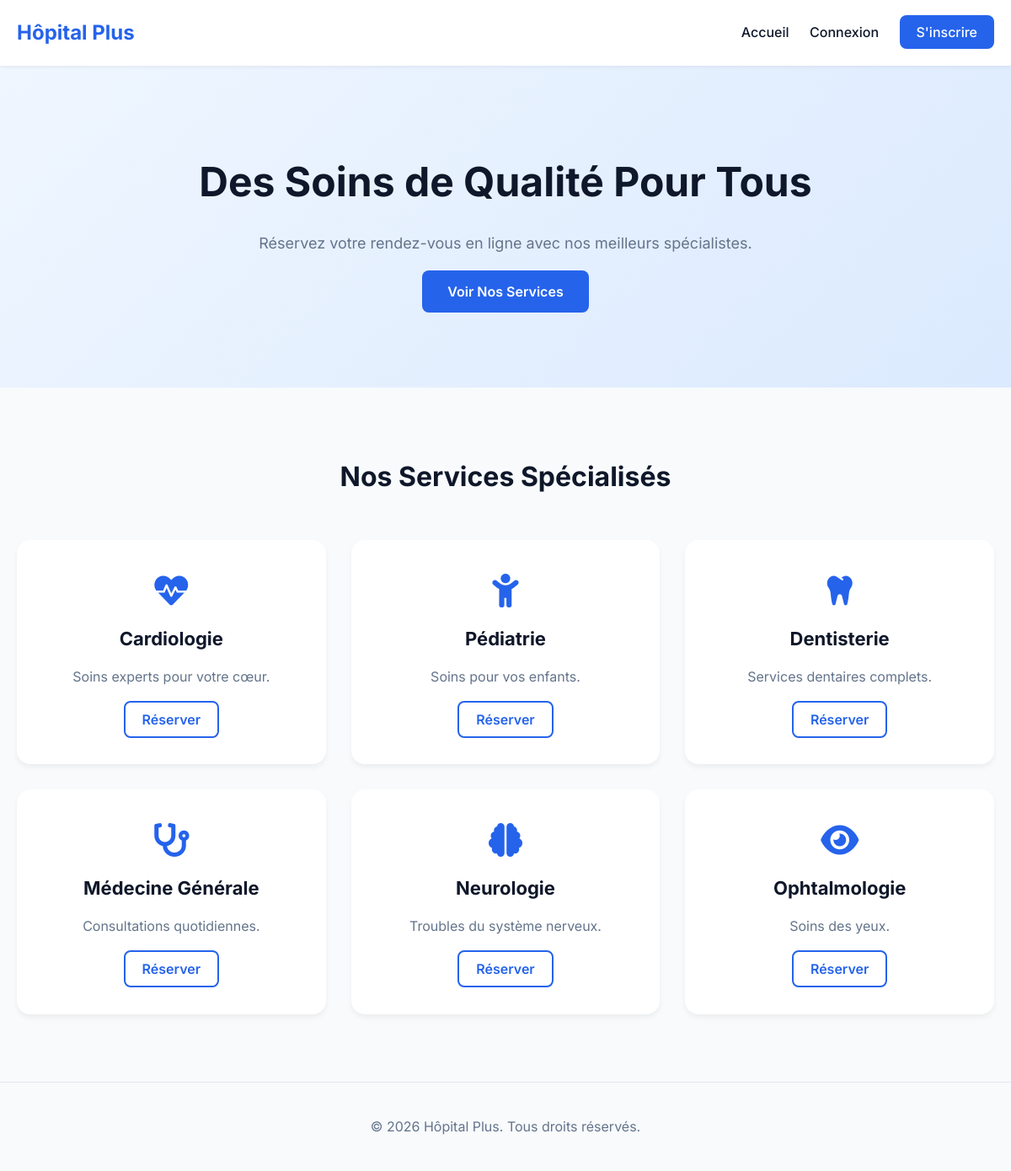
The page / on the database its author committed.
### tables this page shows
CREATE TABLE Services (
    id INT AUTO_INCREMENT PRIMARY KEY,
    nom VARCHAR(100) UNIQUE NOT NULL,
    description TEXT,
    icone VARCHAR(50) DEFAULT 'fas fa-stethoscope'
);

### index.php (the view, shortened to what this page needs)
<?php
require_once "db.php";
$stmt = $pdo->query("SELECT * FROM Services");
$services = $stmt->fetchAll();
?>
<!DOCTYPE html>
<html lang="fr">
<head>
    <link rel="stylesheet" href="css/style.css">
    <link rel="stylesheet" href="https://cdnjs.cloudflare.com/ajax/libs/font-awesome/6.0.0/css/all.min.css">
</head>
<body>
    <header class="navbar">
        <div class="container">
            <div class="logo">Hôpital Plus</div>
            <nav>
                <a href="index.php">Accueil</a>
                <?php if(isset($_SESSION['user_id'])): ?>
                    <?php if($_SESSION['role_id'] == 1): ?>
                        <a href="dashboard_patient.php">Mon Profil</a>
                    <?php elseif($_SESSION['role_id'] == 2): ?>
                        <a href="dashboard_hopital.php">Admin</a>
                    <?php elseif($_SESSION['role_id'] == 3): ?>
                        <a href="dashboard_docteur.php">Espace Docteur</a>
                    <?php endif; ?>
                    <a href="actions/logout.php" class="btn">Déconnexion</a>
                <?php else: ?>
                    <a href="connexion.php">Connexion</a>
                    <a href="inscription.php" class="btn">S'inscrire</a>
                <?php endif; ?>
            </nav>
        </div>
    </header>
    <section class="hero">
        <div class="container">
            <h1>Des Soins de Qualité Pour Tous</h1>
            <p>Réservez votre rendez-vous en ligne avec nos meilleurs spécialistes.</p>
            <a href="#services" class="btn-primary">Voir Nos Services</a>
        </div>
    </section>
    <section id="services" class="services">
        <div class="container">
            <h2 class="section-title">Nos Services Spécialisés</h2>
            <div class="service-grid">
                <?php foreach($services as $service): ?>
                <div class="service-card">
                    <i class="<?php echo htmlspecialchars($service['icone']); ?>"></i>
                    <h3><?php echo htmlspecialchars($service['nom']); ?></h3>
                    <p><?php echo htmlspecialchars($service['description']); ?></p>
                    <a href="reservation.php?service_id=<?php echo $service['id']; ?>" class="btn-outline">Réserver</a>
                </div>
                <?php endforeach; ?>
            </div>
        </div>
    </section>
    <footer class="footer">
        <div class="container">
            <p>&copy; 2026 Hôpital Plus. Tous droits réservés.</p>
        </div>
    </footer>
</body>
</html>

### css/style.css (style rules this page uses)
:root { --primary: #2563eb; --primary-dark: #1d4ed8; --secondary: #64748b; --accent: #f59e0b; --bg: #f8fafc; --card-bg: #ffffff; --text: #0f172a; --text-light: #64748b; }
* { margin: 0; padding: 0; box-sizing: border-box; }
body { font-family: 'Inter', sans-serif; background-color: var(--bg); color: var(--text); line-height: 1.6; }
.container { max-width: 1200px; margin: 0 auto; padding: 0 20px; }
.navbar { background: white; padding: 20px 0; box-shadow: 0 2px 4px rgba(0,0,0,0.05); position: sticky; top: 0; z-index: 1000; }
.navbar .container { display: flex; justify-content: space-between; align-items: center; }
.logo { font-size: 24px; font-weight: 700; color: var(--primary); }
nav a { text-decoration: none; color: var(--text); margin-left: 20px; font-weight: 500; transition: 0.3s; }
nav .btn { background: var(--primary); color: white; padding: 10px 20px; border-radius: 8px; }
.hero { padding: 100px 0; background: linear-gradient(135deg, #eff6ff 0%, #dbeafe 100%); text-align: center; }
.hero h1 { font-size: 48px; margin-bottom: 20px; color: var(--text); }
.hero p { font-size: 18px; color: var(--text-light); margin-bottom: 30px; }
.btn-primary { background: var(--primary); color: white; padding: 15px 30px; border-radius: 8px; text-decoration: none; font-weight: 600; transition: 0.3s; }
.services { padding: 80px 0; }
.section-title { text-align: center; font-size: 32px; margin-bottom: 50px; }
.service-grid { display: grid; grid-template-columns: repeat(auto-fit, minmax(300px, 1fr)); gap: 30px; }
.service-card { background: var(--card-bg); padding: 40px; border-radius: 16px; text-align: center; box-shadow: 0 4px 6px rgba(0,0,0,0.05); transition: 0.3s; }
.service-card i { font-size: 40px; color: var(--primary); margin-bottom: 20px; }
.service-card h3 { font-size: 22px; margin-bottom: 15px; }
.service-card p { color: var(--text-light); margin-bottom: 25px; }
.btn-outline { border: 2px solid var(--primary); color: var(--primary); padding: 10px 20px; border-radius: 8px; text-decoration: none; font-weight: 600; transition: 0.3s; }
.footer { padding: 40px 0; text-align: center; color: var(--text-light); border-top: 1px solid #e2e8f0; }

### rows shown on the page
services: nom "Cardiologie", description "Soins experts pour votre cœur."
services: nom "Pédiatrie", description "Soins pour vos enfants."
services: nom "Dentisterie", description "Services dentaires complets."
services: nom "Médecine Générale", description "Consultations quotidiennes."
services: nom "Neurologie", description "Troubles du système nerveux."
services: nom "Ophtalmologie", description "Soins des yeux."
